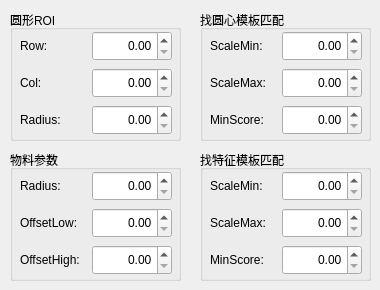
   <widget class="QWidget" name="tab_Cam2">
    <attribute name="title">
     <string>Cam2参数</string>
    </attribute>
    <widget class="QGroupBox" name="groupBox_6">
     <property name="geometry">
      <rect>
       <x>200</x>
       <y>10</y>
       <width>171</width>
       <height>131</height>
      </rect>
     </property>
     <property name="title">
      <string>找圆心模板匹配</string>
     </property>
     <widget class="QWidget" name="horizontalLayoutWidget_7">
      <property name="geometry">
       <rect>
        <x>10</x>
        <y>20</y>
        <width>152</width>
        <height>106</height>
       </rect>
      </property>
      <layout class="QHBoxLayout" name="horizontalLayout_7">
       <item>
        <layout class="QVBoxLayout" name="verticalLayout_13">
         <item>
          <widget class="QLabel" name="label_16">
           <property name="minimumSize">
            <size>
             <width>60</width>
             <height>30</height>
            </size>
           </property>
           <property name="maximumSize">
            <size>
             <width>70</width>
             <height>30</height>
            </size>
           </property>
           <property name="text">
            <string>ScaleMin:</string>
           </property>
           <property name="alignment">
            <set>Qt::AlignLeading|Qt::AlignLeft|Qt::AlignVCenter</set>
           </property>
          </widget>
         </item>
         <item>
          <widget class="QLabel" name="label_17">
           <property name="minimumSize">
            <size>
             <width>60</width>
             <height>30</height>
            </size>
           </property>
           <property name="maximumSize">
            <size>
             <width>70</width>
             <height>30</height>
            </size>
           </property>
           <property name="text">
            <string>ScaleMax:</string>
           </property>
           <property name="alignment">
            <set>Qt::AlignLeading|Qt::AlignLeft|Qt::AlignVCenter</set>
           </property>
          </widget>
         </item>
         <item>
          <widget class="QLabel" name="label_18">
           <property name="minimumSize">
            <size>
             <width>60</width>
             <height>30</height>
            </size>
           </property>
           <property name="maximumSize">
            <size>
             <width>70</width>
             <height>30</height>
            </size>
           </property>
           <property name="text">
            <string>MinScore:</string>
           </property>
           <property name="alignment">
            <set>Qt::AlignLeading|Qt::AlignLeft|Qt::AlignVCenter</set>
           </property>
          </widget>
         </item>
        </layout>
       </item>
       <item>
        <layout class="QVBoxLayout" name="verticalLayout_14">
         <item>
          <widget class="QDoubleSpinBox" name="p_cam2_circle_model_scalemin">
           <property name="minimumSize">
            <size>
             <width>80</width>
             <height>30</height>
            </size>
           </property>
           <property name="maximumSize">
            <size>
             <width>80</width>
             <height>30</height>
            </size>
           </property>
           <property name="alignment">
            <set>Qt::AlignRight|Qt::AlignTrailing|Qt::AlignVCenter</set>
           </property>
           <property name="maximum">
            <double>100.000000000000000</double>
           </property>
           <property name="singleStep">
            <double>0.100000000000000</double>
           </property>
          </widget>
         </item>
         <item>
          <widget class="QDoubleSpinBox" name="p_cam2_circle_model_scalemax">
           <property name="minimumSize">
            <size>
             <width>80</width>
             <height>30</height>
            </size>
           </property>
           <property name="maximumSize">
            <size>
             <width>80</width>
             <height>30</height>
            </size>
           </property>
           <property name="alignment">
            <set>Qt::AlignRight|Qt::AlignTrailing|Qt::AlignVCenter</set>
           </property>
           <property name="maximum">
            <double>100.000000000000000</double>
           </property>
           <property name="singleStep">
            <double>0.100000000000000</double>
           </property>
          </widget>
         </item>
         <item>
          <widget class="QDoubleSpinBox" name="p_cam2_circle_model_minscore">
           <property name="minimumSize">
            <size>
             <width>80</width>
             <height>30</height>
            </size>
           </property>
           <property name="maximumSize">
            <size>
             <width>80</width>
             <height>30</height>
            </size>
           </property>
           <property name="alignment">
            <set>Qt::AlignRight|Qt::AlignTrailing|Qt::AlignVCenter</set>
           </property>
           <property name="maximum">
            <double>1.000000000000000</double>
           </property>
           <property name="singleStep">
            <double>0.010000000000000</double>
           </property>
          </widget>
         </item>
        </layout>
       </item>
      </layout>
     </widget>
    </widget>
    <widget class="QGroupBox" name="groupBox_7">
     <property name="geometry">
      <rect>
       <x>200</x>
       <y>150</y>
       <width>171</width>
       <height>131</height>
      </rect>
     </property>
     <property name="title">
      <string>找特征模板匹配</string>
     </property>
     <widget class="QWidget" name="horizontalLayoutWidget_8">
      <property name="geometry">
       <rect>
        <x>10</x>
        <y>20</y>
        <width>152</width>
        <height>106</height>
       </rect>
      </property>
      <layout class="QHBoxLayout" name="horizontalLayout_8">
       <item>
        <layout class="QVBoxLayout" name="verticalLayout_15">
         <item>
          <widget class="QLabel" name="label_23">
           <property name="minimumSize">
            <size>
             <width>60</width>
             <height>30</height>
            </size>
           </property>
           <property name="maximumSize">
            <size>
             <width>70</width>
             <height>30</height>
            </size>
           </property>
           <property name="text">
            <string>ScaleMin:</string>
           </property>
           <property name="alignment">
            <set>Qt::AlignLeading|Qt::AlignLeft|Qt::AlignVCenter</set>
           </property>
          </widget>
         </item>
         <item>
          <widget class="QLabel" name="label_24">
           <property name="minimumSize">
            <size>
             <width>60</width>
             <height>30</height>
            </size>
           </property>
           <property name="maximumSize">
            <size>
             <width>70</width>
             <height>30</height>
            </size>
           </property>
           <property name="text">
            <string>ScaleMax:</string>
           </property>
           <property name="alignment">
            <set>Qt::AlignLeading|Qt::AlignLeft|Qt::AlignVCenter</set>
           </property>
          </widget>
         </item>
         <item>
          <widget class="QLabel" name="label_25">
           <property name="minimumSize">
            <size>
             <width>60</width>
             <height>30</height>
            </size>
           </property>
           <property name="maximumSize">
            <size>
             <width>70</width>
             <height>30</height>
            </size>
           </property>
           <property name="text">
            <string>MinScore:</string>
           </property>
           <property name="alignment">
            <set>Qt::AlignLeading|Qt::AlignLeft|Qt::AlignVCenter</set>
           </property>
          </widget>
         </item>
        </layout>
       </item>
       <item>
        <layout class="QVBoxLayout" name="verticalLayout_16">
         <item>
          <widget class="QDoubleSpinBox" name="p_cam2_feature_model_scalemin">
           <property name="minimumSize">
            <size>
             <width>80</width>
             <height>30</height>
            </size>
           </property>
           <property name="maximumSize">
            <size>
             <width>80</width>
             <height>30</height>
            </size>
           </property>
           <property name="alignment">
            <set>Qt::AlignRight|Qt::AlignTrailing|Qt::AlignVCenter</set>
           </property>
           <property name="maximum">
            <double>100.000000000000000</double>
           </property>
           <property name="singleStep">
            <double>0.100000000000000</double>
           </property>
          </widget>
         </item>
         <item>
          <widget class="QDoubleSpinBox" name="p_cam2_feature_model_scalemax">
           <property name="minimumSize">
            <size>
             <width>80</width>
             <height>30</height>
            </size>
           </property>
           <property name="maximumSize">
            <size>
             <width>80</width>
             <height>30</height>
            </size>
           </property>
           <property name="alignment">
            <set>Qt::AlignRight|Qt::AlignTrailing|Qt::AlignVCenter</set>
           </property>
           <property name="maximum">
            <double>100.000000000000000</double>
           </property>
           <property name="singleStep">
            <double>0.100000000000000</double>
           </property>
          </widget>
         </item>
         <item>
          <widget class="QDoubleSpinBox" name="p_cam2_feature_model_minscore">
           <property name="minimumSize">
            <size>
             <width>80</width>
             <height>30</height>
            </size>
           </property>
           <property name="maximumSize">
            <size>
             <width>80</width>
             <height>30</height>
            </size>
           </property>
           <property name="alignment">
            <set>Qt::AlignRight|Qt::AlignTrailing|Qt::AlignVCenter</set>
           </property>
           <property name="maximum">
            <double>1.000000000000000</double>
           </property>
           <property name="singleStep">
            <double>0.010000000000000</double>
           </property>
          </widget>
         </item>
        </layout>
       </item>
      </layout>
     </widget>
    </widget>
    <widget class="QGroupBox" name="groupBox_8">
     <property name="geometry">
      <rect>
       <x>10</x>
       <y>10</y>
       <width>171</width>
       <height>131</height>
      </rect>
     </property>
     <property name="mouseTracking">
      <bool>false</bool>
     </property>
     <property name="acceptDrops">
      <bool>false</bool>
     </property>
     <property name="autoFillBackground">
      <bool>false</bool>
     </property>
     <property name="title">
      <string>圆形ROI</string>
     </property>
     <property name="flat">
      <bool>false</bool>
     </property>
     <property name="checkable">
      <bool>false</bool>
     </property>
     <property name="checked">
      <bool>false</bool>
     </property>
     <widget class="QWidget" name="horizontalLayoutWidget_9">
      <property name="geometry">
       <rect>
        <x>10</x>
        <y>20</y>
        <width>152</width>
        <height>106</height>
       </rect>
      </property>
      <layout class="QHBoxLayout" name="horizontalLayout_9">
       <item>
        <layout class="QVBoxLayout" name="verticalLayout_17">
         <item>
          <widget class="QLabel" name="label_19">
           <property name="minimumSize">
            <size>
             <width>60</width>
             <height>30</height>
            </size>
           </property>
           <property name="maximumSize">
            <size>
             <width>70</width>
             <height>30</height>
            </size>
           </property>
           <property name="text">
            <string>Row:</string>
           </property>
           <property name="alignment">
            <set>Qt::AlignLeading|Qt::AlignLeft|Qt::AlignVCenter</set>
           </property>
          </widget>
         </item>
         <item>
          <widget class="QLabel" name="label_26">
           <property name="minimumSize">
            <size>
             <width>60</width>
             <height>30</height>
            </size>
           </property>
           <property name="maximumSize">
            <size>
             <width>70</width>
             <height>30</height>
            </size>
           </property>
           <property name="text">
            <string>Col:</string>
           </property>
           <property name="alignment">
            <set>Qt::AlignLeading|Qt::AlignLeft|Qt::AlignVCenter</set>
           </property>
          </widget>
         </item>
         <item>
          <widget class="QLabel" name="label_29">
           <property name="minimumSize">
            <size>
             <width>60</width>
             <height>30</height>
            </size>
           </property>
           <property name="maximumSize">
            <size>
             <width>70</width>
             <height>30</height>
            </size>
           </property>
           <property name="text">
            <string>Radius:</string>
           </property>
           <property name="alignment">
            <set>Qt::AlignLeading|Qt::AlignLeft|Qt::AlignVCenter</set>
           </property>
          </widget>
         </item>
        </layout>
       </item>
       <item>
        <layout class="QVBoxLayout" name="verticalLayout_18">
         <item>
          <widget class="QDoubleSpinBox" name="p_cam2_circle_row">
           <property name="minimumSize">
            <size>
             <width>80</width>
             <height>30</height>
            </size>
           </property>
           <property name="maximumSize">
            <size>
             <width>80</width>
             <height>30</height>
            </size>
           </property>
           <property name="alignment">
            <set>Qt::AlignRight|Qt::AlignTrailing|Qt::AlignVCenter</set>
           </property>
           <property name="maximum">
            <double>2048.000000000000000</double>
           </property>
           <property name="singleStep">
            <double>1.000000000000000</double>
           </property>
          </widget>
         </item>
         <item>
          <widget class="QDoubleSpinBox" name="p_cam2_circle_col">
           <property name="minimumSize">
            <size>
             <width>80</width>
             <height>30</height>
            </size>
           </property>
           <property name="maximumSize">
            <size>
             <width>80</width>
             <height>30</height>
            </size>
           </property>
           <property name="alignment">
            <set>Qt::AlignRight|Qt::AlignTrailing|Qt::AlignVCenter</set>
           </property>
           <property name="maximum">
            <double>2448.000000000000000</double>
           </property>
          </widget>
         </item>
         <item>
          <widget class="QDoubleSpinBox" name="p_cam2_circle_radius">
           <property name="minimumSize">
            <size>
             <width>80</width>
             <height>30</height>
            </size>
           </property>
           <property name="maximumSize">
            <size>
             <width>80</width>
             <height>30</height>
            </size>
           </property>
           <property name="alignment">
            <set>Qt::AlignRight|Qt::AlignTrailing|Qt::AlignVCenter</set>
           </property>
           <property name="maximum">
            <double>2448.000000000000000</double>
           </property>
          </widget>
         </item>
        </layout>
       </item>
      </layout>
     </widget>
    </widget>
    <widget class="QGroupBox" name="groupBox_9">
     <property name="geometry">
      <rect>
       <x>10</x>
       <y>150</y>
       <width>171</width>
       <height>131</height>
      </rect>
     </property>
     <property name="mouseTracking">
      <bool>false</bool>
     </property>
     <property name="acceptDrops">
      <bool>false</bool>
     </property>
     <property name="autoFillBackground">
      <bool>false</bool>
     </property>
     <property name="title">
      <string>物料参数</string>
     </property>
     <property name="flat">
      <bool>false</bool>
     </property>
     <property name="checkable">
      <bool>false</bool>
     </property>
     <property name="checked">
      <bool>false</bool>
     </property>
     <widget class="QWidget" name="horizontalLayoutWidget_10">
      <property name="geometry">
       <rect>
        <x>10</x>
        <y>20</y>
        <width>152</width>
        <height>106</height>
       </rect>
      </property>
      <layout class="QHBoxLayout" name="horizontalLayout_10">
       <item>
        <layout class="QVBoxLayout" name="verticalLayout_19">
         <item>
          <widget class="QLabel" name="label_30">
           <property name="minimumSize">
            <size>
             <width>60</width>
             <height>30</height>
            </size>
           </property>
           <property name="maximumSize">
            <size>
             <width>70</width>
             <height>30</height>
            </size>
           </property>
           <property name="text">
            <string>Radius:</string>
           </property>
           <property name="alignment">
            <set>Qt::AlignLeading|Qt::AlignLeft|Qt::AlignVCenter</set>
           </property>
          </widget>
         </item>
         <item>
          <widget class="QLabel" name="label_31">
           <property name="minimumSize">
            <size>
             <width>60</width>
             <height>30</height>
            </size>
           </property>
           <property name="maximumSize">
            <size>
             <width>70</width>
             <height>30</height>
            </size>
           </property>
           <property name="text">
            <string>OffsetLow:</string>
           </property>
           <property name="alignment">
            <set>Qt::AlignLeading|Qt::AlignLeft|Qt::AlignVCenter</set>
           </property>
          </widget>
         </item>
         <item>
          <widget class="QLabel" name="label_32">
           <property name="minimumSize">
            <size>
             <width>60</width>
             <height>30</height>
            </size>
           </property>
           <property name="maximumSize">
            <size>
             <width>70</width>
             <height>30</height>
            </size>
           </property>
           <property name="text">
            <string>OffsetHigh:</string>
           </property>
           <property name="alignment">
            <set>Qt::AlignLeading|Qt::AlignLeft|Qt::AlignVCenter</set>
           </property>
          </widget>
         </item>
        </layout>
       </item>
       <item>
        <layout class="QVBoxLayout" name="verticalLayout_20">
         <item>
          <widget class="QDoubleSpinBox" name="p_cam2_material_radius">
           <property name="minimumSize">
            <size>
             <width>80</width>
             <height>30</height>
            </size>
           </property>
           <property name="maximumSize">
            <size>
             <width>80</width>
             <height>30</height>
            </size>
           </property>
           <property name="alignment">
            <set>Qt::AlignRight|Qt::AlignTrailing|Qt::AlignVCenter</set>
           </property>
           <property name="maximum">
            <double>2048.000000000000000</double>
           </property>
           <property name="singleStep">
            <double>1.000000000000000</double>
           </property>
          </widget>
         </item>
         <item>
          <widget class="QDoubleSpinBox" name="p_cam2_material_offsetlow">
           <property name="minimumSize">
            <size>
             <width>80</width>
             <height>30</height>
            </size>
           </property>
           <property name="maximumSize">
            <size>
             <width>80</width>
             <height>30</height>
            </size>
           </property>
           <property name="alignment">
            <set>Qt::AlignRight|Qt::AlignTrailing|Qt::AlignVCenter</set>
           </property>
           <property name="maximum">
            <double>50.000000000000000</double>
           </property>
          </widget>
         </item>
         <item>
          <widget class="QDoubleSpinBox" name="p_cam2_material_offsethigh">
           <property name="minimumSize">
            <size>
             <width>80</width>
             <height>30</height>
            </size>
           </property>
           <property name="maximumSize">
            <size>
             <width>80</width>
             <height>30</height>
            </size>
           </property>
           <property name="alignment">
            <set>Qt::AlignRight|Qt::AlignTrailing|Qt::AlignVCenter</set>
           </property>
           <property name="maximum">
            <double>50.000000000000000</double>
           </property>
          </widget>
         </item>
        </layout>
       </item>
      </layout>
     </widget>
    </widget>
   </widget>
